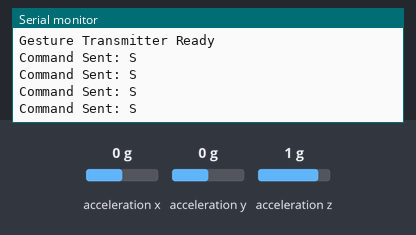
The sketch below on a simulated Arduino Uno, built with avr-gcc and run on an emulated ATmega328P. Parts: the last lines printed to the serial monitor. Wiring (inferred from the names in the program): MPU-6050 motion sensor at I2C address 0x68. The inputs (shaded band) are chosen by the test bench; at power-on: acceleration x 0 g, acceleration y 0 g, acceleration z 1 g.

Above: at 1.2 s.
1.3 s: acceleration x set to -1.4 g
At 1.72 s:
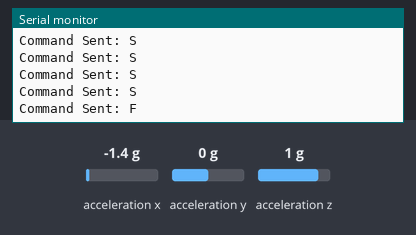
3.6 s: acceleration x set to 0.8 g
At 3.84 s:
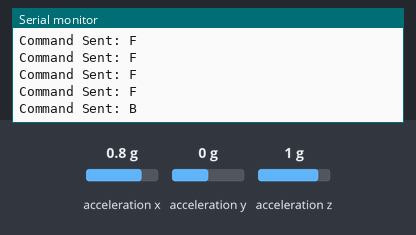

The sketch:

transmitter.ino
```cpp
/************************************************************
 * Project Title : Gesture-Controlled Robot Car
 * Author: DiaaEldin Elabsy and Suchi Chowdhury
 * Date: Spring 2025
 *
 * Description:
 * Reads hand tilt gestures using the MPU6050 accelerometer,
 * converts tilt angles into movement commands, and transmits
 * them wirelessly to the robot car via Bluetooth.
 *
 ************************************************************/

#include <Wire.h>
#include <SoftwareSerial.h>

// RX, TX for HM-10 Bluetooth module
SoftwareSerial BT(10, 11);

// I2C address of MPU6050
const int MPU = 0x68;

void setup() {
  Wire.begin();
  Serial.begin(9600);
  BT.begin(9600);

  Serial.println("Gesture Transmitter Ready");

  // Wake up MPU6050
  Wire.beginTransmission(MPU);
  Wire.write(0x6B);
  Wire.write(0);
  Wire.endTransmission(true);
}

void loop() {
  // Request accelerometer data
  Wire.beginTransmission(MPU);
  Wire.write(0x3B);
  Wire.endTransmission(false);
  Wire.requestFrom(MPU, 6, true);

  int16_t AcX = Wire.read() << 8 | Wire.read();
  int16_t AcY = Wire.read() << 8 | Wire.read();
  int16_t AcZ = Wire.read() << 8 | Wire.read();

  // Ignore invalid readings
  if (AcY == 0 && AcZ == 0) return;

  // Calculate tilt angles
  float angleX = atan2((float)AcY, (float)AcZ) * 180 / PI;
  float denom = sqrt((float)AcY * AcY + (float)AcZ * AcZ);
  if (denom == 0) denom = 1;
  float angleY = atan2(-(float)AcX, denom) * 180 / PI;

  char cmd = 'S'; // Default Stop

  if (angleY > 20) cmd = 'F';
  else if (angleY < -20) cmd = 'B';
  else if (angleX > 20) cmd = 'R';
  else if (angleX < -20) cmd = 'L';
  else cmd = 'S';

  // Send command via Bluetooth
  BT.write(cmd);

  Serial.print("Command Sent: ");
  Serial.println(cmd);

  delay(300);
}
```

Measured:
- after the input at 1.3 s, the serial monitor: prints a new line after 0.22 s (image 1)
- after the input at 3.6 s, the serial monitor: prints a new line at once (image 2)
